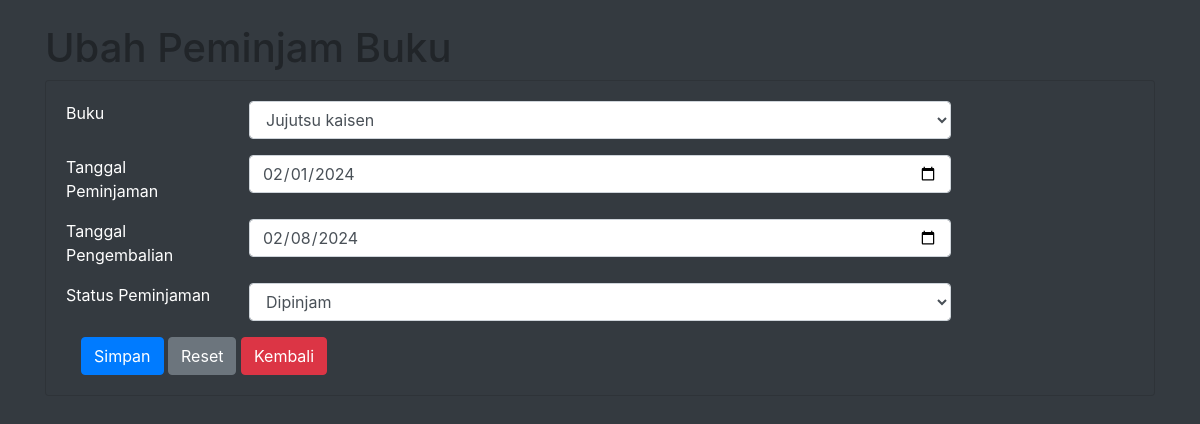
/peminjaman_ubah.php, run on the app's committed database.
### tables this page shows
CREATE TABLE `t_peminjaman` (
  `peminjamanID` int(11) NOT NULL,
  `userID` int(11) DEFAULT NULL,
  `bukuID` int(11) DEFAULT NULL,
  `tgl_peminjaman` date DEFAULT NULL,
  `tgl_pengembalian` date DEFAULT NULL,
  `statusPeminjaman` varchar(50) DEFAULT NULL
);

CREATE TABLE `t_buku` (
  `bukuID` int(11) NOT NULL,
  `judul` varchar(255) DEFAULT NULL,
  `penulis` varchar(255) DEFAULT NULL,
  `penerbit` varchar(255) DEFAULT NULL,
  `tahunTerbit` int(11) DEFAULT NULL,
  `stok` int(11) DEFAULT NULL
);

### peminjaman_ubah.php (the view, shortened to what this page needs)
<!DOCTYPE html>
<html lang="en">
<head>
    <link href="https://stackpath.bootstrapcdn.com/bootstrap/4.5.2/css/bootstrap.min.css" rel="stylesheet">
</head>
<body class="bg-dark">
    <div class="container">
        <h1 class="mt-4">Ubah Peminjam Buku</h1>
        <div class="bg-dark card">
            <div class="card-body">
                <div class="row">
                    <div class="col-md-12">
                        <form method="post">
                            <?php
                            $query = mysqli_query($koneksi, "SELECT*FROM t_peminjaman where peminjamanID");
                            $data = mysqli_fetch_array($query);
                            ?>
                            <div class="row mb-3">
                                <div class="text-white col-md-2">Buku</div>
                                <div class="col-md-8">
                                    <select name="bukuID" class="form-control">
                                        <?php
                                        $buk = mysqli_query($koneksi, "SELECT*FROM t_buku");
                                        while($bukuID = mysqli_fetch_array($buk)) {
                                        ?>
                                        <option <?php if($bukuID['bukuID'] == $data['bukuID']) echo 'selected'; ?> value="<?php echo $bukuID['bukuID']; ?>"><?php echo $bukuID['judul']; ?></option>
                                        <?php
                                        }
                                        ?>
                                    </select>
                                </div>
                            </div>
                            <div class="row mb-3">
                                <div class="text-white col-md-2">Tanggal Peminjaman</div>
                                <div class="col-md-8"><input type="date" class="form-control" value="<?php echo $data['tgl_peminjaman']; ?>" name="tgl_peminjaman"></div>
                            </div>
                            <div class="row mb-3">
                                <div class="text-white col-md-2">Tanggal Pengembalian</div>
                                <div class="col-md-8"><input type="date" class="form-control" value="<?php echo $data['tgl_pengembalian']; ?>" name="tgl_pengembalian"></div>
                            </div>
                            <div class="row mb-3">
                                <div class="text-white col-md-2">Status Peminjaman</div>
                                <div class="col-md-8">
                                    <select name="statusPeminjaman" class="form-control">
                                        <option value="dipinjam" <?php if($data['statusPeminjaman'] == 'dipinjam') echo 'selected'; ?>>Dipinjam</option>
                                    </select>
                                </div>
                            </div>
                            <div class="col-md-8">
                                <button type="submit" class="btn btn-primary" name="submit" value="submit">Simpan</button>
                                <button type="reset" class="btn btn-secondary">Reset</button>
                                <a href="?page=peminjaman" class="btn btn-danger">Kembali</a>
                            </div>
                        </form>
                    </div>
                </div>
            </div>
        </div>
    </div>
</body>
</html>

### peminjaman_ubah.php (style rules this page uses)
.mt-4 { margin-top: 1.5rem !important; }
.text-white { color: #fff; }

### data on the page
t_peminjaman: bukuID "Jujutsu kaisen", tgl_peminjaman "02/01/2024", tgl_pengembalian "02/08/2024"
